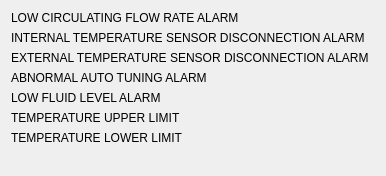
   <widget class="QWidget" name="tab_2">
    <attribute name="title">
     <string>ALARM FLAG 2</string>
    </attribute>
    <layout class="QVBoxLayout" name="verticalLayout_2">
     <item>
      <layout class="QGridLayout" name="gridLayout_3">
       <item row="7" column="0">
        <widget class="PyDMLabel" name="PyDMLabel_14">
         <property name="toolTip">
          <string/>
         </property>
         <property name="text">
          <string>ABNORMAL AUTO TUNING ALARM</string>
         </property>
        </widget>
       </item>
       <item row="8" column="1">
        <widget class="PyDMByteIndicator" name="PyDMByteIndicator_17">
         <property name="maximumSize">
          <size>
           <width>20</width>
           <height>20</height>
          </size>
         </property>
         <property name="toolTip">
          <string/>
         </property>
         <property name="channel" stdset="0">
          <string>ca://${DEV}:LOW_FLUID_RBV</string>
         </property>
         <property name="onColor" stdset="0">
          <color>
           <red>255</red>
           <green>0</green>
           <blue>0</blue>
          </color>
         </property>
         <property name="showLabels" stdset="0">
          <bool>false</bool>
         </property>
         <property name="circles" stdset="0">
          <bool>true</bool>
         </property>
        </widget>
       </item>
       <item row="7" column="1">
        <widget class="PyDMByteIndicator" name="PyDMByteIndicator_18">
         <property name="maximumSize">
          <size>
           <width>20</width>
           <height>20</height>
          </size>
         </property>
         <property name="toolTip">
          <string/>
         </property>
         <property name="channel" stdset="0">
          <string>ca://${DEV}:ABNORMAL_AUTO_TUNING_RBV</string>
         </property>
         <property name="onColor" stdset="0">
          <color>
           <red>255</red>
           <green>0</green>
           <blue>0</blue>
          </color>
         </property>
         <property name="showLabels" stdset="0">
          <bool>false</bool>
         </property>
         <property name="circles" stdset="0">
          <bool>true</bool>
         </property>
        </widget>
       </item>
       <item row="11" column="0">
        <layout class="QGridLayout" name="gridLayout">
         <item row="0" column="0">
          <widget class="PyDMLabel" name="PyDMLabel_17">
           <property name="toolTip">
            <string/>
           </property>
           <property name="text">
            <string/>
           </property>
          </widget>
         </item>
        </layout>
       </item>
       <item row="5" column="1">
        <widget class="PyDMByteIndicator" name="PyDMByteIndicator_12">
         <property name="maximumSize">
          <size>
           <width>20</width>
           <height>20</height>
          </size>
         </property>
         <property name="toolTip">
          <string/>
         </property>
         <property name="channel" stdset="0">
          <string>ca://${DEV}:INT_TEMP_SENS_DISCONNECT_RBV</string>
         </property>
         <property name="onColor" stdset="0">
          <color>
           <red>255</red>
           <green>0</green>
           <blue>0</blue>
          </color>
         </property>
         <property name="showLabels" stdset="0">
          <bool>false</bool>
         </property>
         <property name="circles" stdset="0">
          <bool>true</bool>
         </property>
        </widget>
       </item>
       <item row="9" column="0">
        <widget class="PyDMLabel" name="PyDMLabel_12">
         <property name="toolTip">
          <string/>
         </property>
         <property name="text">
          <string>TEMPERATURE UPPER LIMIT</string>
         </property>
        </widget>
       </item>
       <item row="8" column="0">
        <widget class="PyDMLabel" name="PyDMLabel_13">
         <property name="toolTip">
          <string/>
         </property>
         <property name="text">
          <string>LOW FLUID LEVEL ALARM</string>
         </property>
        </widget>
       </item>
       <item row="6" column="0">
        <widget class="PyDMLabel" name="PyDMLabel_15">
         <property name="toolTip">
          <string/>
         </property>
         <property name="text">
          <string>EXTERNAL TEMPERATURE SENSOR DISCONNECTION ALARM</string>
         </property>
        </widget>
       </item>
       <item row="4" column="1">
        <widget class="PyDMByteIndicator" name="PyDMByteIndicator_14">
         <property name="maximumSize">
          <size>
           <width>20</width>
           <height>20</height>
          </size>
         </property>
         <property name="toolTip">
          <string/>
         </property>
         <property name="channel" stdset="0">
          <string>ca://${DEV}:LOW_FLOW_RBV</string>
         </property>
         <property name="onColor" stdset="0">
          <color>
           <red>255</red>
           <green>0</green>
           <blue>0</blue>
          </color>
         </property>
         <property name="showLabels" stdset="0">
          <bool>false</bool>
         </property>
         <property name="circles" stdset="0">
          <bool>true</bool>
         </property>
        </widget>
       </item>
       <item row="4" column="0">
        <widget class="PyDMLabel" name="PyDMLabel_10">
         <property name="toolTip">
          <string/>
         </property>
         <property name="text">
          <string>LOW CIRCULATING FLOW RATE ALARM</string>
         </property>
        </widget>
       </item>
       <item row="5" column="0">
        <widget class="PyDMLabel" name="PyDMLabel_16">
         <property name="toolTip">
          <string/>
         </property>
         <property name="text">
          <string>INTERNAL TEMPERATURE SENSOR DISCONNECTION ALARM</string>
         </property>
        </widget>
       </item>
       <item row="6" column="1">
        <widget class="PyDMByteIndicator" name="PyDMByteIndicator_13">
         <property name="maximumSize">
          <size>
           <width>20</width>
           <height>20</height>
          </size>
         </property>
         <property name="toolTip">
          <string/>
         </property>
         <property name="channel" stdset="0">
          <string>ca://${DEV}:EXT_TEMP_SENS_DISCONNECT_RBV</string>
         </property>
         <property name="onColor" stdset="0">
          <color>
           <red>255</red>
           <green>0</green>
           <blue>0</blue>
          </color>
         </property>
         <property name="showLabels" stdset="0">
          <bool>false</bool>
         </property>
         <property name="circles" stdset="0">
          <bool>true</bool>
         </property>
        </widget>
       </item>
       <item row="10" column="1">
        <widget class="PyDMByteIndicator" name="PyDMByteIndicator_15">
         <property name="maximumSize">
          <size>
           <width>20</width>
           <height>20</height>
          </size>
         </property>
         <property name="toolTip">
          <string/>
         </property>
         <property name="channel" stdset="0">
          <string>ca://${DEV}:TEMP_LOW_LIM_RBV</string>
         </property>
         <property name="onColor" stdset="0">
          <color>
           <red>255</red>
           <green>0</green>
           <blue>0</blue>
          </color>
         </property>
         <property name="offColor" stdset="0">
          <color>
           <red>100</red>
           <green>100</green>
           <blue>100</blue>
          </color>
         </property>
         <property name="showLabels" stdset="0">
          <bool>false</bool>
         </property>
         <property name="circles" stdset="0">
          <bool>true</bool>
         </property>
        </widget>
       </item>
       <item row="9" column="1">
        <widget class="PyDMByteIndicator" name="PyDMByteIndicator_16">
         <property name="maximumSize">
          <size>
           <width>20</width>
           <height>20</height>
          </size>
         </property>
         <property name="toolTip">
          <string/>
         </property>
         <property name="channel" stdset="0">
          <string>ca://${DEV}:TEMP_UPPER_LIM_RBV</string>
         </property>
         <property name="onColor" stdset="0">
          <color>
           <red>255</red>
           <green>0</green>
           <blue>0</blue>
          </color>
         </property>
         <property name="showLabels" stdset="0">
          <bool>false</bool>
         </property>
         <property name="circles" stdset="0">
          <bool>true</bool>
         </property>
        </widget>
       </item>
       <item row="10" column="0">
        <widget class="PyDMLabel" name="PyDMLabel_11">
         <property name="toolTip">
          <string/>
         </property>
         <property name="text">
          <string>TEMPERATURE LOWER LIMIT</string>
         </property>
        </widget>
       </item>
      </layout>
     </item>
    </layout>
   </widget>
